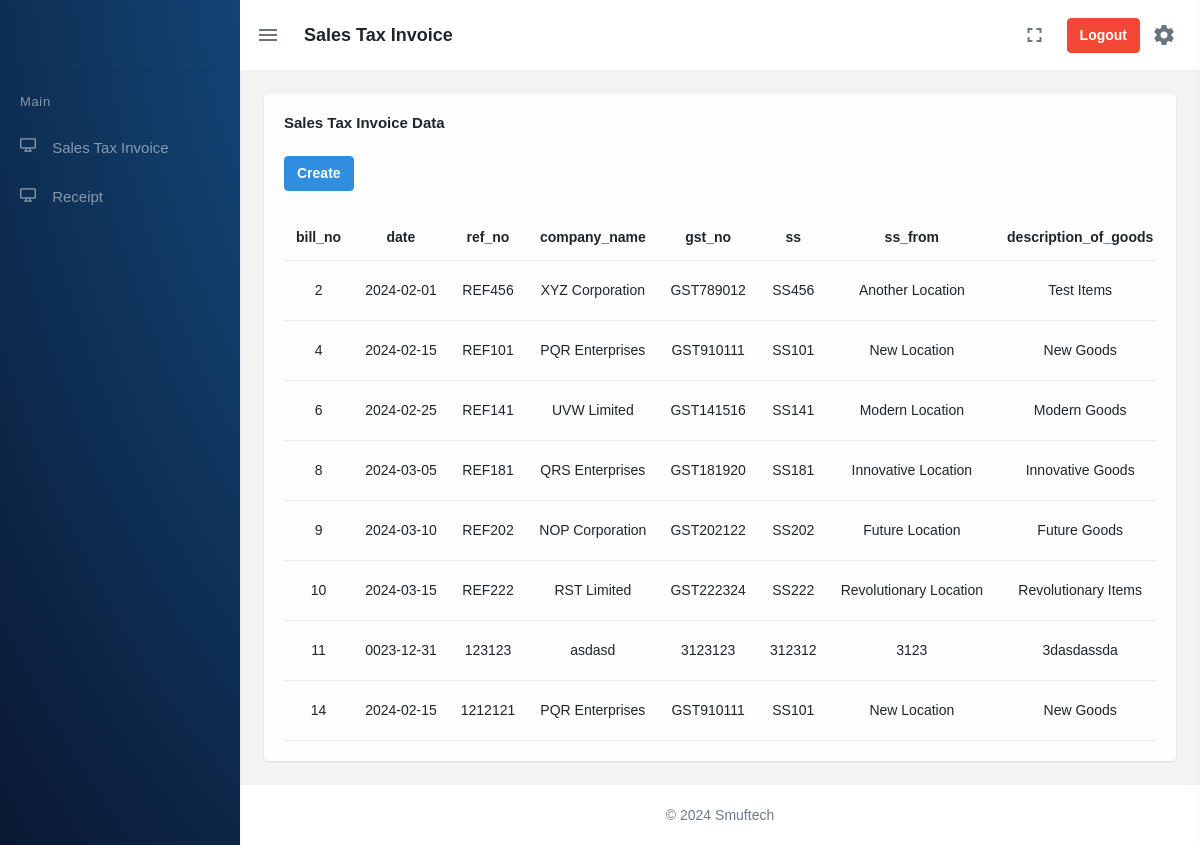
/index.php (signed in), run on the app's committed database.
### tables this page shows
CREATE TABLE `sales_tax_invoice` (
  `bill_no` int(11) NOT NULL,
  `date` date DEFAULT NULL,
  `ref_no` varchar(255) DEFAULT NULL,
  `company_name` varchar(255) DEFAULT NULL,
  `gst_no` varchar(255) DEFAULT NULL,
  `ss` varchar(255) DEFAULT NULL,
  `ss_from` varchar(255) DEFAULT NULL,
  `description_of_goods` varchar(255) DEFAULT NULL,
  `bl_no` varchar(255) DEFAULT NULL,
  `invoice_no` int(11) DEFAULT NULL,
  `igm_no` varchar(255) DEFAULT NULL,
  `igm_date` date DEFAULT NULL,
  `index_no` int(11) DEFAULT NULL,
  `index_date` date DEFAULT NULL,
  `bill_of_entry_no` varchar(255) DEFAULT NULL,
  `bill_of_entry_date` date DEFAULT NULL,
  `no_of_packages` int(11) DEFAULT NULL,
  `weight` int(11) DEFAULT NULL,
  `marks_as_per_be` int(11) DEFAULT NULL,
  `service_charges` decimal(10,2) DEFAULT NULL,
  `gst_tax` decimal(10,2) DEFAULT NULL,
  `rupees_in_text` varchar(255) DEFAULT NULL,
  `grand_total` decimal(10,2) DEFAULT NULL,
  `messrs` varchar(255) NOT NULL
);

### index.php (the view, shortened to what this page needs)
<!doctype html>
<html lang="en">
<head>
    <link href="assets/css/bootstrap.min.css" id="bootstrap-style" rel="stylesheet" type="text/css" />
    <link href="assets/css/icons.min.css" rel="stylesheet" type="text/css" />
    <link href="assets/css/app.min.css" id="app-style" rel="stylesheet" type="text/css" />
</head>
<body data-sidebar="dark">
    <div id="layout-wrapper">
        <header id="page-topbar">
            <div class="navbar-header">
                <div class="d-flex">
                    <div class="navbar-brand-box">
                    </div>
                    <button type="button" class="btn btn-sm px-3 font-size-24 header-item waves-effect"
                        id="vertical-menu-btn">
                        <i class="mdi mdi-menu"></i>
                    </button>
                    <div class="d-none d-sm-block ms-2">
                        <h4 class="page-title font-size-18">Sales Tax Invoice</h4>
                    </div>
                </div>
                <div class="d-flex">
                    <div class="dropdown d-none d-lg-inline-block">
                        <button type="button" class="btn header-item noti-icon waves-effect"
                            data-bs-toggle="fullscreen">
                            <i class="mdi mdi-fullscreen"></i>
                        </button>
                    </div>
                    <div class="dropdown d-flex ms-2 align-items-center">
                        <button type="button" class="btn btn-danger noti-icon waves-effect">
                            <a style="color: white; font-weight: bold;" href="logout-page.php">Logout</a>
                        </button>
                    </div>
                    <div class="dropdown d-inline-block">
                        <button type="button" class="btn header-item noti-icon right-bar-toggle waves-effect">
                            <i class="mdi mdi-spin mdi-cog"></i>
                        </button>
                    </div>
                </div>
            </div>
        </header>
        <div class="vertical-menu">
            <div data-simplebar class="h-100">
                <div id="sidebar-menu">
                    <ul class="metismenu list-unstyled" id="side-menu">
                        <li class="menu-title">Main</li>
                        <li>
                            <a href="salestaxinvoice.php" class="waves-effect">
                                <i class="dripicons-device-desktop"></i>
                                <span>Sales Tax Invoice</span>
                            </a>
                        </li>
                        <li>
                            <a href="Receipt.php" class="waves-effect">
                                <i class="dripicons-device-desktop"></i>
                                <span>Receipt</span>
                            </a>
                        </li>
                    </ul>
                </div>
            </div>
        </div>
        <div class="main-content">
            <div class="page-content">
                <div class="container-fluid">
                    <?php
                    include 'connection.php';
                    $sql = "SELECT * FROM sales_tax_invoice";
                    $result = $conn->query($sql);
                    ?>
                    <div class="row">
                        <div class="col-xl-12">
                            <div class="card">
                                <div class="card-body">
                                    <h4 class="card-title mb-4">Sales Tax Invoice Data</h4>
                                    <a href="add-sales-tax-invoice.php"><button
                                            class="btn btn-primary"><b>Create</b></button></a>
                                    <?php
                                    if ($result->num_rows > 0) {
                                        echo '<div class="table-responsive">
                            <table class="table mt-4 mb-0 table-centered table-nowrap">
                                <thead>
                                    <tr>';
                                        $headers = $result->fetch_assoc();
                                        foreach ($headers as $key => $value) {
                                            echo '<th style="text-align: center;">' . htmlspecialchars($key) . '</th>';
                                        }
                                        echo '<th style="text-align: center;">Edit</th>
                          <th style="text-align: center;">Delete</th>
                          <th style="text-align: center;">Print</th>
                      </tr>
                      </thead>
                      <tbody>';
                                        mysqli_data_seek($result, 0);
                                        while ($row = $result->fetch_assoc()) {
                                            echo '<tr>';
                                            foreach ($row as $value) {
                                                echo '<td style="text-align: center;" title="' . htmlspecialchars($value) . '">' . htmlspecialchars($value) . '</td>';
                                            }
                                            echo '</tr>';
                                        }
                                        echo '</tbody>
                          </table>
                      </div>';
                                    } else {
                                        echo "<p>No records found</p>";
                                    }
                                    ?>
                                    </div>
                                    </div>
                                </div>
                            </div>
                            <footer class="footer">
                                <div class="container-fluid">
                                    <div class="row">
                                        <div class="col-12">
                                            ©
                                             Smuftech<span class="d-none d-sm-inline-block"></span>
                                        </div>
                                    </div>
                                </div>
                            </footer>
                        </div>
                    </div>
</body>
</html>

### index.php (style rules this page uses)
.table td, .table th { max-width: 200px; white-space: nowrap; overflow: hidden; text-overflow: ellipsis; }

### data on the page
sales_tax_invoice: bill_no "2", value "2024-02-01", ref_no "REF456", company_name "XYZ Corporation", gst_no "GST789012", ss "SS456", ss_from "Another Location", description_of_goods "Test Items"
sales_tax_invoice: bill_no "4", value "2024-02-15", ref_no "REF101", company_name "PQR Enterprises", gst_no "GST910111", ss "SS101", ss_from "New Location", description_of_goods "New Goods"
sales_tax_invoice: bill_no "6", value "2024-02-25", ref_no "REF141", company_name "UVW Limited", gst_no "GST141516", ss "SS141", ss_from "Modern Location", description_of_goods "Modern Goods"
sales_tax_invoice: bill_no "8", value "2024-03-05", ref_no "REF181", company_name "QRS Enterprises", gst_no "GST181920", ss "SS181", ss_from "Innovative Location", description_of_goods "Innovative Goods"
sales_tax_invoice: bill_no "9", value "2024-03-10", ref_no "REF202", company_name "NOP Corporation", gst_no "GST202122", ss "SS202", ss_from "Future Location", description_of_goods "Future Goods"
sales_tax_invoice: bill_no "10", value "2024-03-15", ref_no "REF222", company_name "RST Limited", gst_no "GST222324", ss "SS222", ss_from "Revolutionary Location", description_of_goods "Revolutionary Items"
sales_tax_invoice: bill_no "11", date "0023-12-31", ref_no "123123", company_name "asdasd", gst_no "3123123", value "312312", ss_from "3123", description_of_goods "3dasdassda"
sales_tax_invoice: bill_no "14", value "2024-02-15", ref_no "1212121", company_name "PQR Enterprises", gst_no "GST910111", ss "SS101", ss_from "New Location", description_of_goods "New Goods"

### other printed values
$key "bill_no"
$key "date"
$key "ref_no"
$key "company_name"
$key "gst_no"
$key "ss"
$key "ss_from"
$key "description_of_goods"
